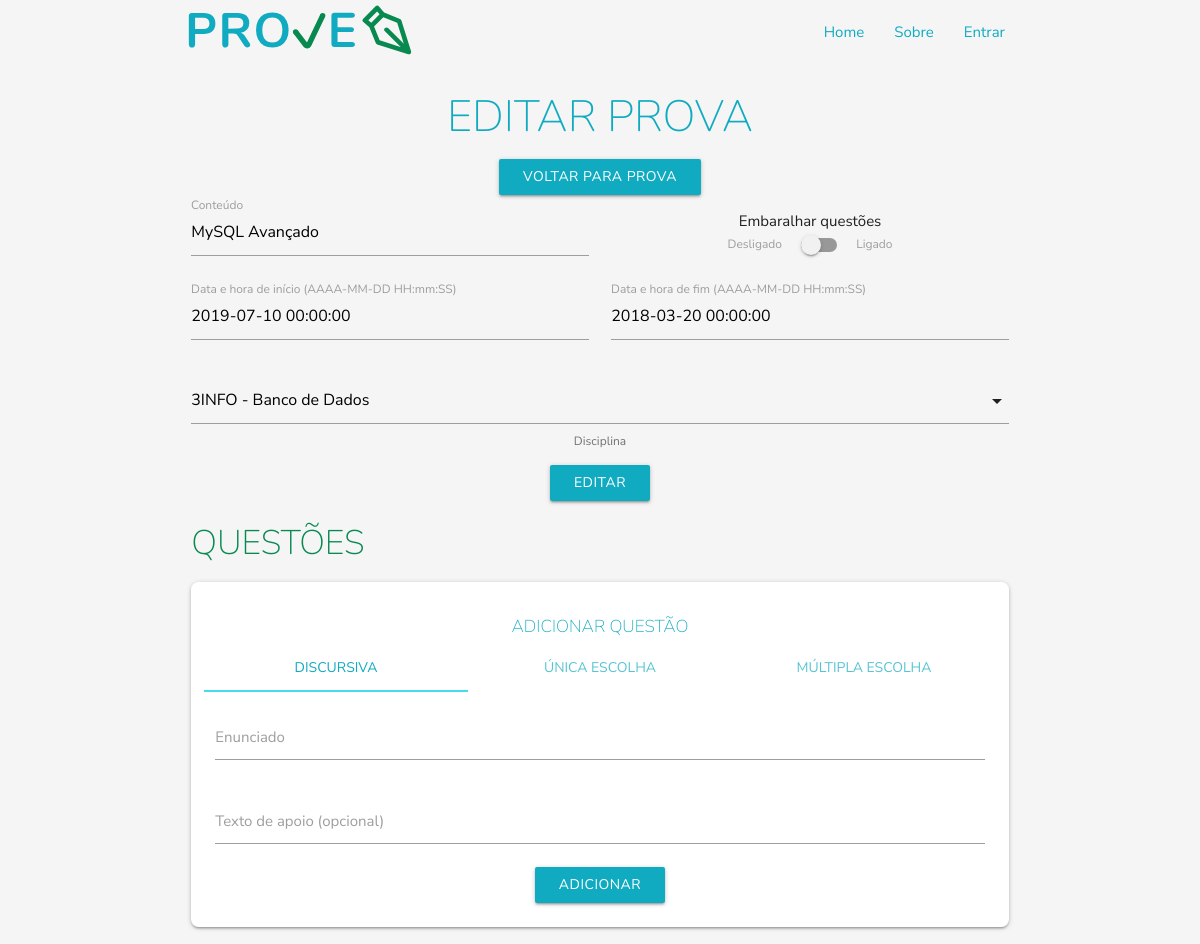
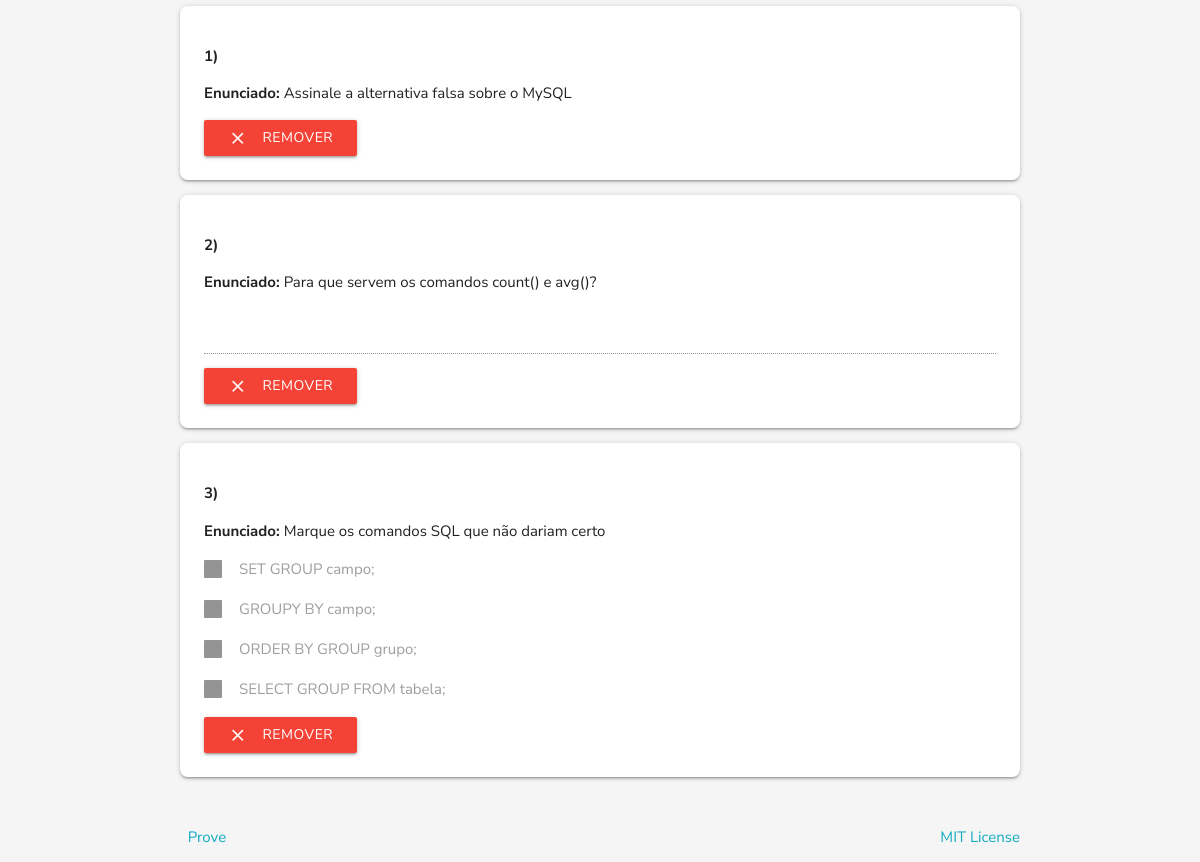
The app's page /avaliacao_cadastro.php?codigo=3 with its own data (2 pictures, top to bottom).
### tables this page shows
CREATE TABLE IF NOT EXISTS `Avaliacoes` (
  `Codigo_Avaliacao` INT NOT NULL AUTO_INCREMENT,
  `Conteudo` VARCHAR(50) NOT NULL,
  `Disciplina_Codigo_Disciplina` INT NOT NULL,
  `Data_Inicio` DATETIME NOT NULL,
  `Data_Fim` DATETIME NOT NULL,
  `Peso` VARCHAR(5) NULL,
  `Embaralhar` TINYINT NULL,
  PRIMARY KEY (`Codigo_Avaliacao`),
  INDEX `fk_Avaliacoes_Disciplina1_idx` (`Disciplina_Codigo_Disciplina` ASC),
  CONSTRAINT `fk_Avaliacoes_Disciplina1`
    FOREIGN KEY (`Disciplina_Codigo_Disciplina`)
    REFERENCES `Disciplinas` (`Codigo_Disciplina`)
    ON DELETE NO ACTION
    ON UPDATE NO ACTION);

CREATE TABLE IF NOT EXISTS `Questao` (
  `Codigo_Questao` INT NOT NULL AUTO_INCREMENT,
  `Enunciado` VARCHAR(100),
  `Texto` TEXT NULL,
  `Tipo_Codigo` INT NOT NULL,
  PRIMARY KEY (`Codigo_Questao`),
  INDEX `fk_Questao_Tipo1_idx` (`Tipo_Codigo` ASC),
  CONSTRAINT `fk_Questao_Tipo1`
    FOREIGN KEY (`Tipo_Codigo`)
    REFERENCES `Tipo` (`Codigo_Tipo`)
    ON DELETE NO ACTION
    ON UPDATE NO ACTION);

### disciplinas_pdo.php (called while the page is built, shortened)
<?php
function selectPDO_discaval ($codigo, $tabela ) {
	try {
		$sql = 'select d.Codigo_Disciplina as "ID Disciplina", d.Nome as "Disciplina", a.Codigo_Avaliacao as "ID Avaliacao", a.Conteudo, a.Data_Inicio, a.Data_Fim, a.Peso, a.Embaralhar
		 FROM avaliacoes a, disciplinas d
		 WHERE d.Codigo_Disciplina = a.Disciplina_Codigo_Disciplina ';
		if($tabela == 'disciplina') {
			$sql .= ' and d.Codigo_Disciplina = '.$codigo;
		} else if ($tabela == 'avaliacao') {
			$sql .=  'and a.Codigo_Avaliacao = '.$codigo;
		}
		$sql .= " ORDER BY a.Data_Fim";
		$consulta = $GLOBALS['pdo']->query($sql);
		$registros = array();
		for ($i = 0; $linha = $consulta->fetch(PDO::FETCH_ASSOC); $i++) {
			$registros[$i] = array();
			array_push($registros[$i], $linha['ID Disciplina']);
			array_push($registros[$i], $linha['Disciplina']);
			array_push($registros[$i], $linha['ID Avaliacao']);
			array_push($registros[$i], $linha['Conteudo']);
			array_push($registros[$i], $linha['Data_Inicio']);
			array_push($registros[$i], $linha['Data_Fim']);
			array_push($registros[$i], $linha['Peso']);
			array_push($registros[$i], $linha['Embaralhar']);
		}
		return $registros;
	} catch (PDOException $e) {
		echo "Erro: ".$e->getMessage();
	}
}
?>

### avaliacao_cadastro.php (the view, shortened to what this page needs)
<!DOCTYPE html>
<?php
	include 'disciplinas_pdo.php';
	include 'avaliacao_pdo.php';
	include 'funcoes.php';
	include 'avaliacao_funcaoFormulario.php';
	if (isset($_POST['codigo']) || isset($_GET['codigo']))
	{
		$acao = 'Editar';
		if (isset($_POST['codigo']))
		{
			$codigo = $_POST['codigo'];
		} else
		{
			$codigo = $_GET['codigo'];
		}
	} else
	{
		$acao = 'Cadastrar';
	}
	$conteudo='';
	$data_inicio='';
	$data_fim='';
	if ($acao == 'Editar' && (isset($_POST['codigo']) || isset($_GET['codigo'])) )
	{
		$registros = selectPDO_discaval($codigo, 'avaliacao');
		$conteudo = $registros[0][3];
		$data_inicio = $registros[0][4];
		$data_fim = $registros[0][5];
	}
?>
<html lang="pt-br">
<head>
	<link href="assets/css/general.css" type="text/css" rel="stylesheet" media="screen,projection"/>
</head>
<body>
	<header>
	</header>
	<main>
		<center>
			<div class="container">
				<div class="row">
					<div class="col s12">
						<h3 class="title prove-text"><?php echo $acao; ?> Prova</h3>
					</div>
					<?php if($acao == 'Editar')
					{ ?>
						<a class="btn waves-light waves-effect" href="avaliacao.php?codigo=<?php echo $codigo ?>">Voltar para prova</a>
					<?php } ?>
					<div class="col s12 container">
						<form action="avaliacao_pdo.php" method="POST">
							<div class="row">
								<div class="input-field col s12 l6">
									<input id="conteudo" name="conteudo" type="text" class="validate" value="<?php echo $conteudo; ?>" />
									<label for="conteudo">Conteúdo</label>
								</div>
								<div class="input-field col s12 l6">
										Embaralhar questões
										<div class="switch">
												<label>
														Desligado
														<span class="lever"></span>
														Ligado
												</label>
										</div>
								</div>
							</div>
							<?php if($acao == 'Cadastrar')
							{ ?>
								<div id="data-cadastro">
									<div class="row">
										<div class="input-field col s12 m6">
											<input id="dataInicio" name="dataInicio" type="text" class="datepicker" />
											<label for="dataInicio">Data de início</label>
										</div>
										<div class="input-field col s12 m6">
											<input id="horarioInicio" name="horarioInicio" type="text" class="timepicker" />
											<label for="horarioInicio">Horário de início</label>
										</div>
									</div>
									<div class="row">
										<div class="input-field col s12 m6">
											<input id="dataFinal" name="dataFinal" type="text" class="datepicker" />
											<label for="dataFinal">Data final</label>
										</div>
										<div class="input-field col s12 m6">
											<input id="horarioFinal" name="horarioFinal" type="text" class="timepicker" />
											<label for="horarioFinal">Horário final</label>
										</div>
									</div>
								</div>
							<?php } else if ($acao == 'Editar')
							{ ?>
								<div id="data-editar">
									<div class="row">
										<div class="input-field col s12 m6">
											<input type="text" name="dataInicio" id="dataInicio" value="<?php echo $data_inicio; ?>">
											<label for="dataInicio">Data e hora de início (AAAA-MM-DD HH:mm:SS)</label>
										</div>
										<div class="input-field col s12 m6">
											<input type="text" name="dataFim" id="dataFim" value="<?php echo $data_fim; ?>">
											<label for="dataFim">Data e hora de fim (AAAA-MM-DD HH:mm:SS)</label>
										</div>
									</div>
								</div>
							<?php } ?>
							<div class="row">
								<div class="input-field col s12">
									<span class="helper-text">Disciplina</label>
								</div>
							</div>
							<div class="row">
								<div class="col s12 center">
									<button type="submit" name="acao" value="<?php echo $acao; ?>" class="waves-effect waves-light btn"><?php echo $acao; ?></a>
								</div>
							</div>
						</form>
					</div>
				</div>
				<?php if($acao == 'Editar')
				{ ?>
					<div class="row">
						<div class="col s12">
							<h4 class="title left prove-text text-verde">Questões</h4>
						</div>
					</div>
					<div class="row">
						<div class="col s12">
							<div class="card-panel">
								<div class="row">
									<h6 class="title prove-text">Adicionar questão</h6>
									<ul class="tabs tabs-fixed-width">
										<li class="tab col s3"><a href="#tab-discursiva">Discursiva</a></li>
										<li class="tab col s3"><a href="#tab-unica">Única Escolha</a></li>
										<li class="tab col s3"><a href="#tab-multipla">Múltipla Escolha</a></li>
									</ul>
									<div id="tab-discursiva" class="col s12">
										<form action="avaliacao_pdo.php" method="POST">
											<div class="row">
												<div class="input-field col s12 margin-top-thin">
													<input id="enunciado" name="enunciado" type="text" class="validate">
													<label for="enunciado">Enunciado</label>
												</div>
												<div class="input-field col s12">
													<input id="texto" name="texto" type="text" class="validate">
													<label for="texto">Texto de apoio (opcional)</label>
												</div>
												<div class="col s12 center">
													<button type="submit" name="acao" value="cadastrar_questao" class="waves-effect waves-light btn">Adicionar</a>
												</div>
											</div>
										</form>
									</div>
								</div>
							</div>
						</div>
					</div>
				<?php } ?>
				<div>
					<?php
						if (isset($codigo))
						{
							gerar_formulario_questoes_visualizar($codigo, 'professor');
						}
					?>
				</div>
			</div>
	</main>
	<footer class="page-footer">
		<div class="footer-copyright">
			<div class="container">
				<span class="left" id="copyright-js"></span> &nbsp; <a target="_blank" href="https://github.com/MateuxLucax/Prove">Prove</a>
				<span class="right"><a target="_blank" href="https://opensource.org/licenses/MIT">MIT License</a></span>
			</div>
		</div>
	</footer>
	</body>
</html>

### avaliacao_funcaoFormulario.php (shortened to what this page needs)
<?php
function gerar_formulario_questoes_visualizar($cod_avaliacao, $modo_view='') {
	$query0 = "SELECT count(Questoes_Codigo_Questao) as 'qtd' FROM Questoes_has_Avaliacoes WHERE Avaliacoes_Codigo_Avaliacao = ".$cod_avaliacao;
	$consulta = $GLOBALS['pdo']->query($query0);
	$linha = $consulta->fetch(PDO::FETCH_ASSOC);
	$qtdQuestoes = $linha['qtd'];
	if($qtdQuestoes > 0)
	{
		$query = "SELECT Q.Codigo_Questao, Q.Texto, Q.Enunciado, Q.Tipo_Codigo FROM Questao Q, Questoes_has_Avaliacoes QA WHERE QA.Avaliacoes_Codigo_Avaliacao = ".$cod_avaliacao." AND QA.Questoes_Codigo_Questao = Q.Codigo_Questao ";
		$consulta = $GLOBALS['pdo']->query($query);
		$questoes = array();
		for ($i = 0; $linha = $consulta->fetch(PDO::FETCH_ASSOC); $i++) {
			$questoes[$i] = array();
			array_push($questoes[$i], $linha['Codigo_Questao']);
			array_push($questoes[$i], $linha['Texto']);
			array_push($questoes[$i], $linha['Enunciado']);
			array_push($questoes[$i], $linha['Tipo_Codigo']);
		}
		$noQuestao = 0;
		for ($i=0; $i < count($questoes); $i++) {
			$noQuestao++;
			echo "<div class='card-panel left-align'>";
				echo "<p><b>".$noQuestao.")</b><p>";
				echo "<p><b>Enunciado: </b> ".$questoes[$i][2]."</p>";
				if ($questoes[$i][3] == 1) {
					echo "<textarea class='materialize-textarea' disabled></textarea>";
				} else {
					if ($questoes[$i][3] == 2) { $tipo = 'radio'; }
					else if ($questoes[$i][3] == 3) { $tipo = 'checkbox'; }
					$query3 = "SELECT Descricao FROM Alternativa WHERE Questao_Codigo = ".$questoes[$i][0];
					$consulta = $GLOBALS['pdo']->query($query3);
					$alternativas = array();
					for ($j = 0; $linha = $consulta->fetch(PDO::FETCH_ASSOC); $j++) {
						array_push($alternativas, $linha['Descricao']);
					}
					for ($j=0; $j < count($alternativas); $j++) {
						echo "<p>
							<label>
								<input type=".$tipo." disabled/>
								<span>".$alternativas[$j]."</span>
							</label>
						</p>";
					}
				}
				if($modo_view == 'professor')
				{
					echo "<a class='btn red waves-effect waves-light' href='avaliacao_pdo.php?acao=deletar_questao&q=".$questoes[$i][0]."&a=".$cod_avaliacao."'><i class='material-icons left'>close</i>Remover</a>";
				}
			echo "</div>";
		}
	} else
	{
		echo '<div><i>A avaliação ainda não tem questões.</i></div>';
	}
}
?>

### records on screen
avaliacoes: conteudo "MySQL Avançado", dataInicio "2019-07-10 00:00:00", dataFim "2018-03-20 00:00:00"
questao: Enunciado "Assinale a alternativa falsa sobre o MySQL"
questao: Enunciado "Para que servem os comandos count() e avg()?"
questao: Enunciado "Marque os comandos SQL que não dariam certo", j "SET GROUP campo;", j "GROUPY BY campo;", j "ORDER BY GROUP grupo;", j "SELECT GROUP FROM tabela;"

### other values on screen
$acao "EDITAR"
